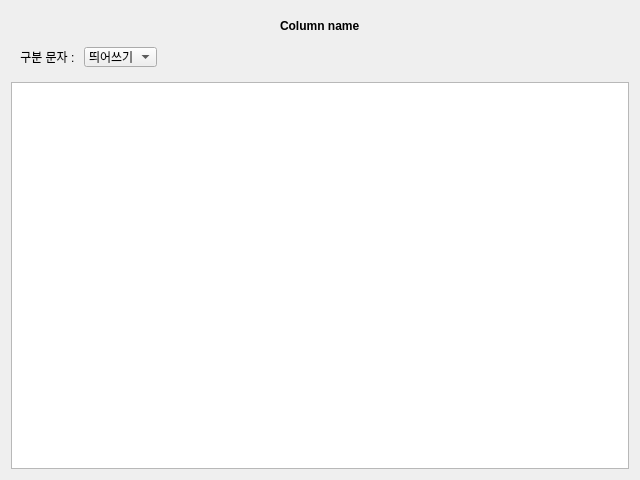
<?xml version="1.0" encoding="UTF-8"?>
<ui version="4.0">
 <class>Form</class>
 <widget class="QWidget" name="Form">
  <property name="geometry">
   <rect>
    <x>0</x>
    <y>0</y>
    <width>640</width>
    <height>480</height>
   </rect>
  </property>
  <property name="windowTitle">
   <string>Form</string>
  </property>
  <layout class="QVBoxLayout" name="verticalLayout">
   <item alignment="Qt::AlignHCenter">
    <widget class="QLabel" name="label_col">
     <property name="sizePolicy">
      <sizepolicy hsizetype="Expanding" vsizetype="Expanding">
       <horstretch>0</horstretch>
       <verstretch>0</verstretch>
      </sizepolicy>
     </property>
     <property name="maximumSize">
      <size>
       <width>300</width>
       <height>30</height>
      </size>
     </property>
     <property name="text">
      <string>&lt;html&gt;&lt;head/&gt;&lt;body&gt;&lt;p&gt;&lt;span style=&quot; font-weight:600;&quot;&gt;Column name&lt;/span&gt;&lt;/p&gt;&lt;/body&gt;&lt;/html&gt;</string>
     </property>
     <property name="margin">
      <number>0</number>
     </property>
    </widget>
   </item>
   <item alignment="Qt::AlignLeft">
    <widget class="QWidget" name="horizontalWidget" native="true">
     <property name="sizePolicy">
      <sizepolicy hsizetype="Expanding" vsizetype="Maximum">
       <horstretch>0</horstretch>
       <verstretch>0</verstretch>
      </sizepolicy>
     </property>
     <property name="maximumSize">
      <size>
       <width>1000</width>
       <height>100</height>
      </size>
     </property>
     <layout class="QHBoxLayout" name="horizontalLayout">
      <property name="topMargin">
       <number>0</number>
      </property>
      <item>
       <widget class="QLabel" name="label_2">
        <property name="sizePolicy">
         <sizepolicy hsizetype="Expanding" vsizetype="Expanding">
          <horstretch>0</horstretch>
          <verstretch>0</verstretch>
         </sizepolicy>
        </property>
        <property name="maximumSize">
         <size>
          <width>500</width>
          <height>20</height>
         </size>
        </property>
        <property name="text">
         <string>&lt;html&gt;&lt;head/&gt;&lt;body&gt;&lt;p align=&quot;center&quot;&gt;구분 문자  : &lt;/p&gt;&lt;/body&gt;&lt;/html&gt;</string>
        </property>
       </widget>
      </item>
      <item>
       <widget class="QComboBox" name="comboBox_sep">
        <property name="maximumSize">
         <size>
          <width>100</width>
          <height>20</height>
         </size>
        </property>
        <item>
         <property name="text">
          <string>띄어쓰기</string>
         </property>
        </item>
        <item>
         <property name="text">
          <string>-</string>
         </property>
        </item>
        <item>
         <property name="text">
          <string>;</string>
         </property>
        </item>
        <item>
         <property name="text">
          <string>|</string>
         </property>
        </item>
       </widget>
      </item>
     </layout>
    </widget>
   </item>
   <item>
    <widget class="QTableWidget" name="tableWidget">
     <property name="maximumSize">
      <size>
       <width>1000</width>
       <height>800</height>
      </size>
     </property>
    </widget>
   </item>
  </layout>
 </widget>
 <resources/>
 <connections/>
</ui>
